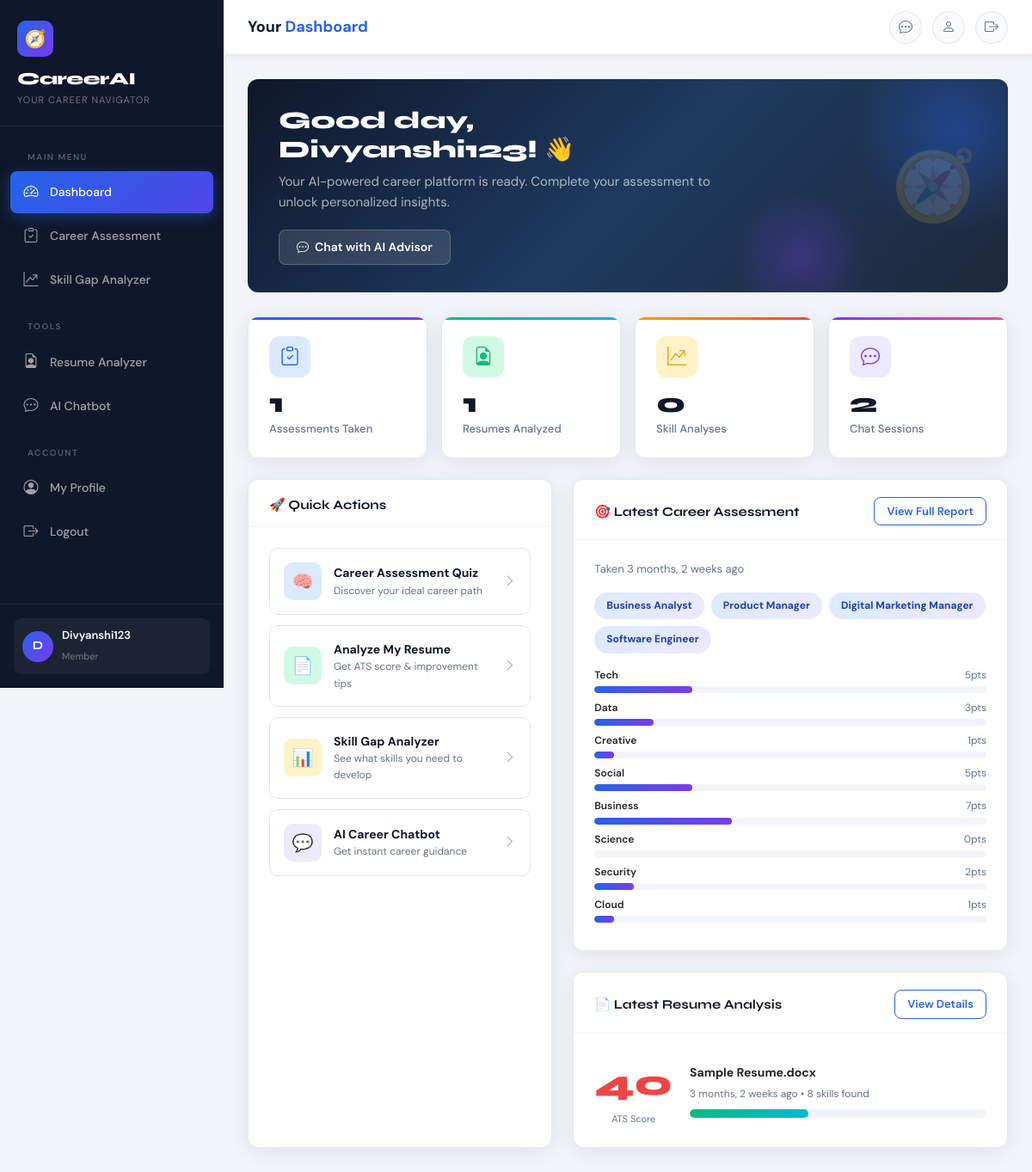
Screenshot of / (signed in) with the database file from the repository.
### accounts/models.py (models this page shows, shortened)
class User(AbstractUser):
    bio = models.TextField(blank=True)
    profile_pic = models.ImageField(upload_to='profiles/', blank=True, null=True)
    current_skills = models.TextField(blank=True, help_text="Comma-separated list of your skills")
    desired_career = models.CharField(max_length=200, blank=True)
    linkedin_url = models.URLField(blank=True)
    github_url = models.URLField(blank=True)
    experience_years = models.PositiveIntegerField(default=0)

### career/models.py (models this page shows, shortened)
class AssessmentResult(models.Model):
    user = models.ForeignKey(settings.AUTH_USER_MODEL, on_delete=models.CASCADE)
    answers = models.JSONField(default=dict)
    scores = models.JSONField(default=dict)
    recommended_careers = models.JSONField(default=list)
    ai_advice = models.TextField(blank=True)
    created_at = models.DateTimeField(auto_now_add=True)
    class Meta:
        ordering = ['-created_at']

### resume_analyzer/models.py (models this page shows, shortened)
class Resume(models.Model):
    user = models.ForeignKey(settings.AUTH_USER_MODEL, on_delete=models.CASCADE)
    file = models.FileField(upload_to='resumes/')
    original_filename = models.CharField(max_length=255, blank=True)
    extracted_text = models.TextField(blank=True)
    skills_found = models.JSONField(default=list)
    experience_years = models.FloatField(null=True, blank=True)
    education_level = models.CharField(max_length=100, blank=True)
    ats_score = models.IntegerField(null=True, blank=True)
    feedback = models.TextField(blank=True)
    word_count = models.IntegerField(default=0)
    uploaded_at = models.DateTimeField(auto_now_add=True)
    class Meta:
        ordering = ['-uploaded_at']

### career/views.py (the view)
# urls.py: path('', views.dashboard, name='dashboard'),
@login_required
def dashboard(request):
    latest_result = AssessmentResult.objects.filter(user=request.user).first()
    latest_resume = Resume.objects.filter(user=request.user).first()
    latest_gap = SkillGapAnalysis.objects.filter(user=request.user).first()
    chat_count = ChatSession.objects.filter(user=request.user).count()
    stats = {
        'quiz_done': AssessmentResult.objects.filter(user=request.user).count(),
        'resumes': Resume.objects.filter(user=request.user).count(),
        'skill_analyses': SkillGapAnalysis.objects.filter(user=request.user).count(),
        'chat_sessions': chat_count,
    }
    all_careers = list(CAREER_SKILLS.keys())
    context = {
        'latest_result': latest_result,
        'latest_resume': latest_resume,
        'latest_gap': latest_gap,
        'stats': stats,
        'all_careers': all_careers,
    }
    return render(request, 'career/dashboard.html', context)

### templates/career/dashboard.html (shortened to what this page needs)
{% extends 'base.html' %}
{% block page_title %}Your <span>Dashboard</span>{% endblock %}
{% block content %}
<div class="welcome-banner fade-up">
  <div class="row align-items-center">
    <div class="col-lg-8">
      <h2 style="font-family:'Syne',sans-serif;font-size:28px;font-weight:800;color:#fff;margin-bottom:8px;">
        Good day, {{ request.user.first_name|default:request.user.username }}! 👋
      </h2>
      <p style="color:rgba(255,255,255,0.65);font-size:15px;margin-bottom:20px;">
        Your AI-powered career platform is ready. Complete your assessment to unlock personalized insights.
      </p>
      <div style="display:flex;gap:12px;flex-wrap:wrap;">
        <a href="{% url 'chatbot' %}" class="btn" style="background:rgba(255,255,255,0.12);color:#fff;border:1px solid rgba(255,255,255,0.2);">
          <i class="bi bi-chat-dots"></i> Chat with AI Advisor
        </a>
      </div>
    </div>
    <div class="col-lg-4 text-end d-none d-lg-block">
      <div style="font-size:80px;opacity:0.15;position:relative;z-index:1;">🧭</div>
    </div>
  </div>
</div>
<div class="row g-3 mb-4">
  <div class="col-6 col-lg-3 fade-up fade-up-1">
    <div class="stat-card blue">
      <div class="stat-icon blue"><i class="bi bi-clipboard-check"></i></div>
      <div class="stat-value">{{ stats.quiz_done }}</div>
      <div class="stat-label">Assessments Taken</div>
    </div>
  </div>
  <div class="col-6 col-lg-3 fade-up fade-up-2">
    <div class="stat-card green">
      <div class="stat-icon green"><i class="bi bi-file-earmark-person"></i></div>
      <div class="stat-value">{{ stats.resumes }}</div>
      <div class="stat-label">Resumes Analyzed</div>
    </div>
  </div>
  <div class="col-6 col-lg-3 fade-up fade-up-3">
    <div class="stat-card amber">
      <div class="stat-icon amber"><i class="bi bi-graph-up-arrow"></i></div>
      <div class="stat-value">{{ stats.skill_analyses }}</div>
      <div class="stat-label">Skill Analyses</div>
    </div>
  </div>
  <div class="col-6 col-lg-3 fade-up fade-up-4">
    <div class="stat-card purple">
      <div class="stat-icon purple"><i class="bi bi-chat-dots"></i></div>
      <div class="stat-value">{{ stats.chat_sessions }}</div>
      <div class="stat-label">Chat Sessions</div>
    </div>
  </div>
</div>
<div class="row g-4">
  <div class="col-lg-5 fade-up fade-up-1">
    <div class="card h-100">
      <div class="card-header">
        <h5>🚀 Quick Actions</h5>
      </div>
      <div class="card-body" style="display:flex;flex-direction:column;gap:12px;">
        <a href="{% url 'quiz' %}" style="display:flex;align-items:center;gap:14px;padding:16px;border-radius:10px;border:1.5px solid #e2e8f0;text-decoration:none;transition:all 0.2s;" class="action-link">
          <div style="width:44px;height:44px;border-radius:10px;background:#dbeafe;color:#2563eb;display:flex;align-items:center;justify-content:center;font-size:20px;flex-shrink:0;">🧠</div>
          <div>
            <div style="font-weight:700;font-size:14px;color:#0f172a;">Career Assessment Quiz</div>
            <div style="font-size:12px;color:#64748b;">Discover your ideal career path</div>
          </div>
          <i class="bi bi-chevron-right ms-auto" style="color:#94a3b8;"></i>
        </a>
        <a href="{% url 'upload_resume' %}" style="display:flex;align-items:center;gap:14px;padding:16px;border-radius:10px;border:1.5px solid #e2e8f0;text-decoration:none;transition:all 0.2s;" class="action-link">
          <div style="width:44px;height:44px;border-radius:10px;background:#d1fae5;color:#10b981;display:flex;align-items:center;justify-content:center;font-size:20px;flex-shrink:0;">📄</div>
          <div>
            <div style="font-weight:700;font-size:14px;color:#0f172a;">Analyze My Resume</div>
            <div style="font-size:12px;color:#64748b;">Get ATS score & improvement tips</div>
          </div>
          <i class="bi bi-chevron-right ms-auto" style="color:#94a3b8;"></i>
        </a>
        <a href="{% url 'skill_gap' %}" style="display:flex;align-items:center;gap:14px;padding:16px;border-radius:10px;border:1.5px solid #e2e8f0;text-decoration:none;transition:all 0.2s;" class="action-link">
          <div style="width:44px;height:44px;border-radius:10px;background:#fef3c7;color:#f59e0b;display:flex;align-items:center;justify-content:center;font-size:20px;flex-shrink:0;">📊</div>
          <div>
            <div style="font-weight:700;font-size:14px;color:#0f172a;">Skill Gap Analyzer</div>
            <div style="font-size:12px;color:#64748b;">See what skills you need to develop</div>
          </div>
          <i class="bi bi-chevron-right ms-auto" style="color:#94a3b8;"></i>
        </a>
        <a href="{% url 'chatbot' %}" style="display:flex;align-items:center;gap:14px;padding:16px;border-radius:10px;border:1.5px solid #e2e8f0;text-decoration:none;transition:all 0.2s;" class="action-link">
          <div style="width:44px;height:44px;border-radius:10px;background:#ede9fe;color:#7c3aed;display:flex;align-items:center;justify-content:center;font-size:20px;flex-shrink:0;">💬</div>
          <div>
            <div style="font-weight:700;font-size:14px;color:#0f172a;">AI Career Chatbot</div>
            <div style="font-size:12px;color:#64748b;">Get instant career guidance</div>
          </div>
          <i class="bi bi-chevron-right ms-auto" style="color:#94a3b8;"></i>
        </a>
      </div>
    </div>
  </div>
  <div class="col-lg-7 fade-up fade-up-2">
    {% if latest_result %}
    <div class="card mb-4">
      <div class="card-header">
        <h5>🎯 Latest Career Assessment</h5>
        <a href="{% url 'quiz_result' latest_result.pk %}" class="btn btn-outline-primary btn-sm">View Full Report</a>
      </div>
      <div class="card-body">
        <p style="font-size:13px;color:#64748b;margin-bottom:16px;">
          Taken {{ latest_result.created_at|timesince }} ago
        </p>
        <div style="display:flex;flex-wrap:wrap;gap:8px;margin-bottom:16px;">
          {% for career in latest_result.recommended_careers|slice:":4" %}
            <span style="background:linear-gradient(135deg,#dbeafe,#ede9fe);color:#1e40af;padding:6px 14px;border-radius:20px;font-size:12px;font-weight:700;">
              {{ career }}
            </span>
          {% endfor %}
        </div>
        <div>
          {% for cat, score in latest_result.scores.items %}
          <div style="margin-bottom:8px;">
            <div style="display:flex;justify-content:space-between;font-size:12px;margin-bottom:3px;">
              <span style="font-weight:600;text-transform:capitalize;">{{ cat }}</span>
              <span style="color:#64748b;">{{ score }}pts</span>
            </div>
            <div class="progress">
              <div class="progress-bar" style="width:{% widthratio score 20 100 %}%;background:linear-gradient(90deg,#2563eb,#7c3aed);"></div>
            </div>
          </div>
          {% endfor %}
        </div>
      </div>
    </div>
    {% endif %}
    {% if latest_resume %}
    <div class="card">
      <div class="card-header">
        <h5>📄 Latest Resume Analysis</h5>
        <a href="{% url 'resume_result' latest_resume.pk %}" class="btn btn-outline-primary btn-sm">View Details</a>
      </div>
      <div class="card-body">
        <div style="display:flex;align-items:center;gap:20px;">
          <div style="text-align:center;">
            <div style="font-family:'Syne',sans-serif;font-size:42px;font-weight:800;color:{% if latest_resume.ats_score >= 70 %}#10b981{% elif latest_resume.ats_score >= 50 %}#f59e0b{% else %}#ef4444{% endif %};">
              {{ latest_resume.ats_score }}
            </div>
            <div style="font-size:11px;color:#64748b;">ATS Score</div>
          </div>
          <div style="flex:1;">
            <div style="font-weight:700;font-size:14px;margin-bottom:4px;">{{ latest_resume.original_filename }}</div>
            <div style="font-size:12px;color:#64748b;margin-bottom:8px;">{{ latest_resume.uploaded_at|timesince }} ago • {{ latest_resume.skills_found|length }} skills found</div>
            <div class="progress" style="height:10px;">
              <div class="progress-bar" style="width:{{ latest_resume.ats_score }}%;background:linear-gradient(90deg,#10b981,#06b6d4);"></div>
            </div>
          </div>
        </div>
      </div>
    </div>
    {% endif %}
  </div>
</div>
{% endblock %}

### templates/base.html (shortened to what this page needs)
{% load static %}
<!DOCTYPE html>
<html lang="en">
<head>
  <link href="https://cdn.jsdelivr.net/npm/bootstrap@5.3.2/dist/css/bootstrap.min.css" rel="stylesheet">
  <link href="https://cdn.jsdelivr.net/npm/bootstrap-icons@1.11.3/font/bootstrap-icons.min.css" rel="stylesheet">
  <link href="{% static 'css/main.css' %}" rel="stylesheet">
</head>
<body>
<aside class="sidebar" id="sidebar">
  <div class="sidebar-brand">
    <div class="brand-icon">🧭</div>
    <div class="brand-name">CareerAI</div>
    <div class="brand-sub">Your Career Navigator</div>
  </div>
  <nav class="sidebar-nav">
    <div class="sidebar-section-label">Main Menu</div>
    <div class="nav-item">
      <a href="{% url 'dashboard' %}" class="nav-link {% if request.resolver_match.url_name == 'dashboard' %}active{% endif %}">
        <i class="bi bi-speedometer2"></i> Dashboard
      </a>
    </div>
    <div class="nav-item">
      <a href="{% url 'quiz' %}" class="nav-link {% if 'quiz' in request.resolver_match.url_name %}active{% endif %}">
        <i class="bi bi-clipboard-check"></i> Career Assessment
      </a>
    </div>
    <div class="nav-item">
      <a href="{% url 'skill_gap' %}" class="nav-link {% if request.resolver_match.url_name == 'skill_gap' %}active{% endif %}">
        <i class="bi bi-graph-up-arrow"></i> Skill Gap Analyzer
      </a>
    </div>
    <div class="sidebar-section-label">Tools</div>
    <div class="nav-item">
      <a href="{% url 'upload_resume' %}" class="nav-link {% if 'resume' in request.resolver_match.url_name %}active{% endif %}">
        <i class="bi bi-file-earmark-person"></i> Resume Analyzer
      </a>
    </div>
    <div class="nav-item">
      <a href="{% url 'chatbot' %}" class="nav-link {% if request.resolver_match.url_name == 'chatbot' %}active{% endif %}">
        <i class="bi bi-chat-dots"></i> AI Chatbot
      </a>
    </div>
    <div class="sidebar-section-label">Account</div>
    <div class="nav-item">
      <a href="{% url 'profile' %}" class="nav-link {% if request.resolver_match.url_name == 'profile' %}active{% endif %}">
        <i class="bi bi-person-circle"></i> My Profile
      </a>
    </div>
    <div class="nav-item">
      <a href="{% url 'logout' %}" class="nav-link">
        <i class="bi bi-box-arrow-right"></i> Logout
      </a>
    </div>
  </nav>
  <div class="sidebar-footer">
    <a href="{% url 'profile' %}" class="sidebar-user">
      <div class="avatar">
        {% if request.user.profile_pic %}
          <img src="{{ request.user.profile_pic.url }}" alt="Avatar">
        {% else %}
          {{ request.user.first_name|first|upper|default:request.user.username|first|upper }}
        {% endif %}
      </div>
      <div class="user-info">
        <span class="name">{{ request.user.get_full_name|default:request.user.username }}</span>
        <span class="role">{{ request.user.desired_career|default:"Member" }}</span>
      </div>
    </a>
  </div>
</aside>
<div class="main-wrapper">
  <header class="topbar">
    <div class="topbar-title">{% block page_title %}<span>Dashboard</span>{% endblock %}</div>
    <div class="topbar-right">
      <a href="{% url 'chatbot' %}" class="topbar-btn" title="AI Chat">
        <i class="bi bi-chat-dots"></i>
      </a>
      <a href="{% url 'profile' %}" class="topbar-btn" title="Profile">
        <i class="bi bi-person"></i>
      </a>
      <a href="{% url 'logout' %}" class="topbar-btn" title="Logout">
        <i class="bi bi-box-arrow-right"></i>
      </a>
    </div>
  </header>
  <main class="page-content">
    {% block content %}{% endblock %}
  </main>
</div>
</body>
</html>

### rows the page displays
User: user.first_name|first "D", user.get_full_name "Divyanshi123", user.desired_career "Member", user.first_name "Divyanshi123"
AssessmentResult: created_at "3 months, 2 weeks"
Resume: ats_score "40", original_filename "Sample Resume.docx", uploaded_at "3 months, 2 weeks", skills_found|length "8"

### other values shown
{{ stats.quiz_done }} "1"
{{ stats.resumes }} "1"
{{ stats.skill_analyses }} "0"
{{ stats.chat_sessions }} "2"
{{ career }} "Business Analyst" "Product Manager" "Digital Marketing Manager" "Software Engineer"
{{ cat }} "Tech" "Data" "Creative" "Social" "Business" "Science" "Security" "Cloud"
{{ score }} "5" "3" "1" "5" "7" "0" "2" "1"
